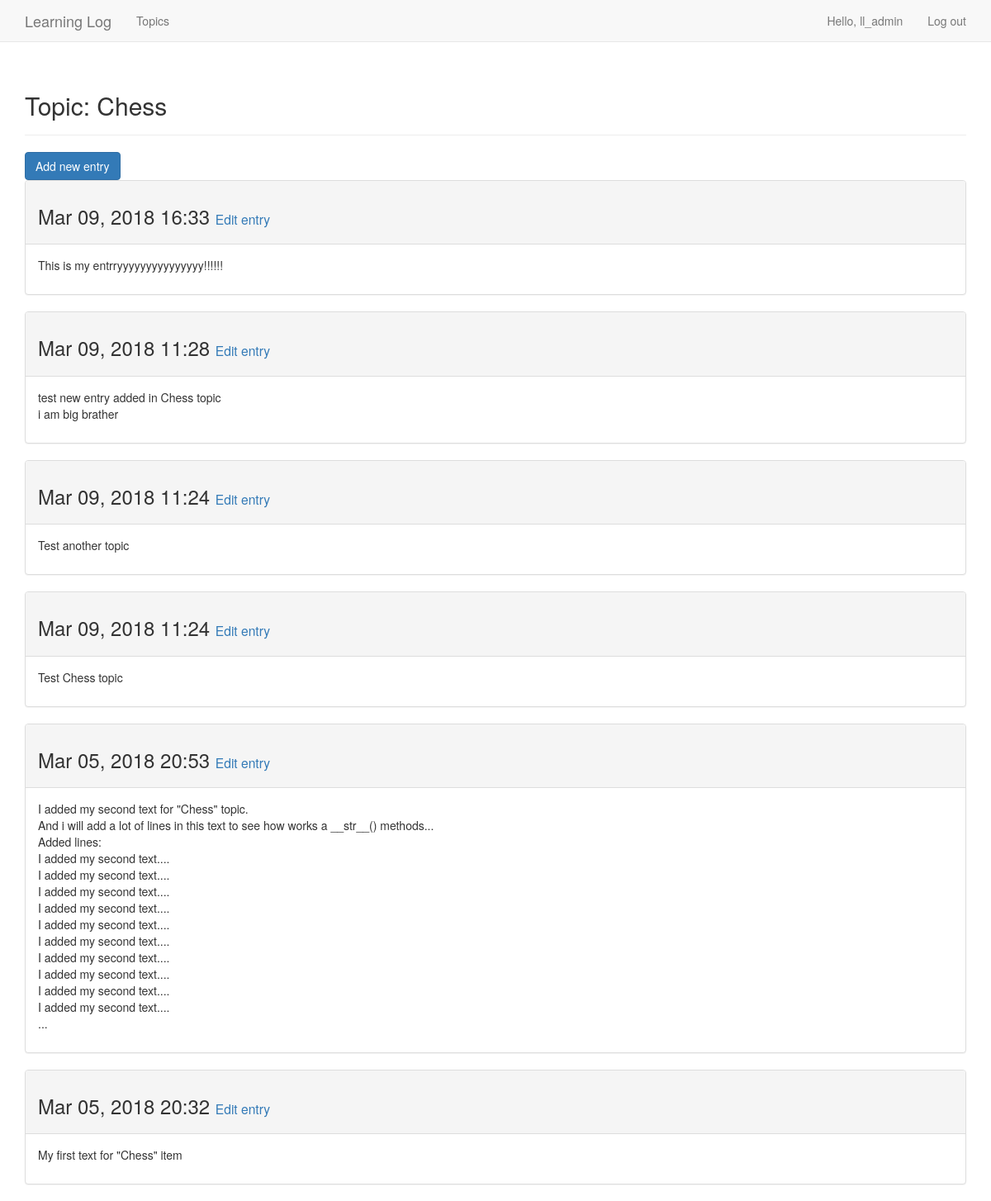
The app's page /topics/3/ (signed in), older data.
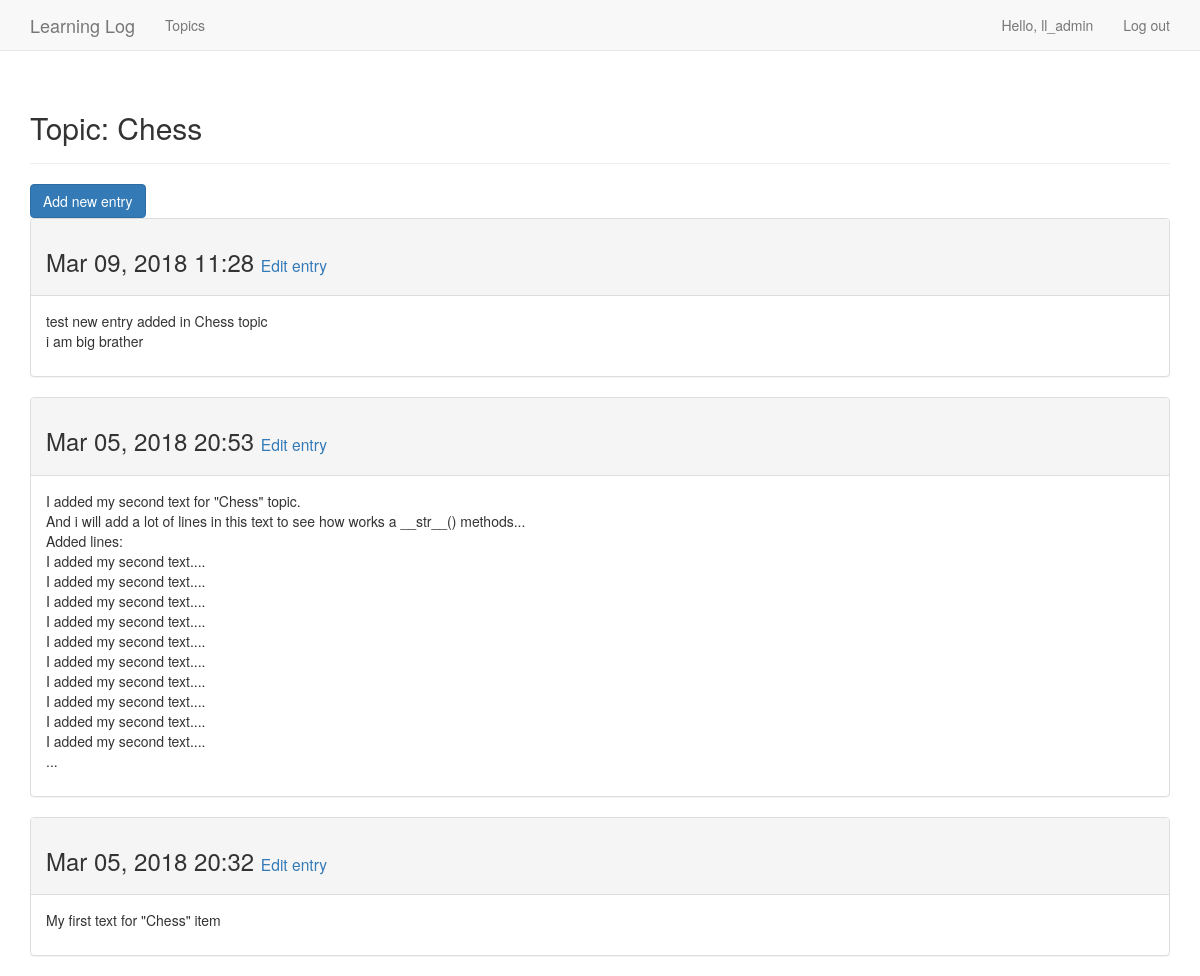
The same page, newer data.
### learning_logs/models.py (models this page shows, shortened)
class Entry(models.Model):
    topic = models.ForeignKey(Topic, on_delete=models.CASCADE)
    text = models.TextField()
    date_added = models.DateTimeField(auto_now_add=True)
    class Meta:
        verbose_name_plural = "entries"

### learning_logs/views.py (the view)
# urls.py: url(r'^topics/(?P<topic_id>\d+)/$', views.topic, name='topic'),                 # Requested topic
@login_required
def topic(request, topic_id):
    topic = get_object_or_404(Topic, id=topic_id)
    entries = topic.entry_set.order_by("-date_added")
    context = {'topic': topic, 'entries': entries}
    return render(request, "learning_logs/topic.html", context)

### learning_logs/models.py (called while the page is built)
    def __str__(self):
        return self.text

### learning_logs/templates/learning_logs/topic.html
{% extends "learning_logs/base.html" %}
{% load bootstrap3 %}
{% block header %}
    <h2>Topic: {{ topic }}</h2>
{% endblock header %}
{% block content %}
    {% if request.user == topic.owner %}
        <form action="{% url 'learning_logs:new_entry' topic.id %}">
            {% buttons %}
                <button name="submit" class="btn btn-primary">Add new entry</button>
            {% endbuttons %}
        </form>
    {% endif %}
    {% for entry in entries %}
        <div class="panel panel-default">
            <div class="panel-heading">
                <h3>
                    {{ entry.date_added|date:'M d, Y H:i' }}
                    {% if request.user == topic.owner %}
                        <small>
                            <a href="{% url 'learning_logs:edit_entry' entry.id %}">Edit entry</a>
                        </small>
                    {% endif %}
                </h3>
            </div>
            <div class="panel-body">
                {{ entry.text|linebreaks }}
            </div>
        </div>
    {% empty %}
        <h4>There are no entries for this topic yet.</h4>
    {% endfor %}
{% endblock content %}

Row changes from the older to the newer data that the page shows:
removed Entry: date_added "Mar 09, 2018 16:33", text "This is my entrryyyyyyyyyyyyyyy!!!!!!"
removed Entry: date_added "Mar 09, 2018 11:24", text "Test another topic"
removed Entry: date_added "Mar 09, 2018 11:24", text "Test Chess topic"
